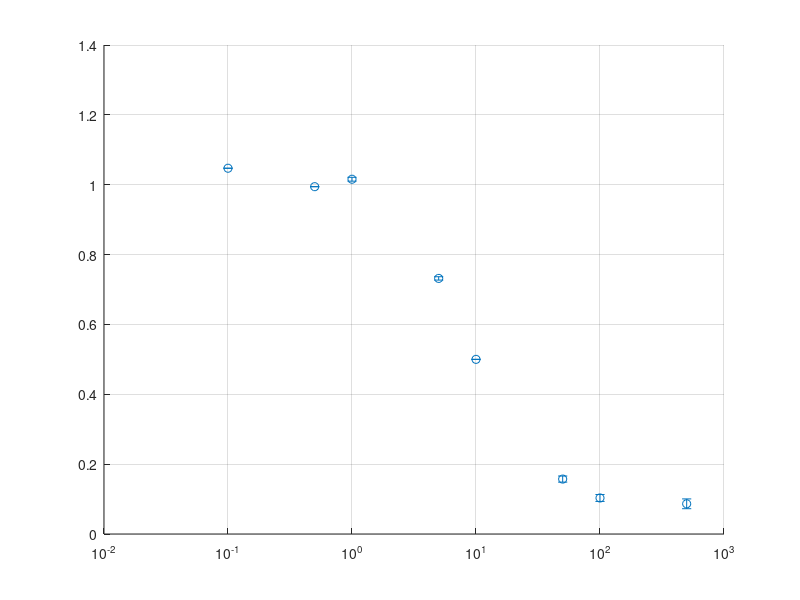

This chart was generated by the following MATLAB code: (Note: this script raises an error after producing the figure.)
clear;
freq_6 = {[0.1, 0.5, 1, 5, 10, 50, 100, 500];
            [0.1, 0.5, 1, 5, 10, 50, 100]};
Gain_6 = {[1.04717, 0.994382, 1.015694, 0.731771, 0.5, 0.157269, 0.103156, 0.086449];
        [1.037383, 0.990654, 0.878505, 0.364486, 0.226415, 0.103298, 0.093752]};
        
Gain_stdev_6 = {[0, 0, 0.005498, 0.004823, 0, 0.008747, 0.00988, 0.014019];
                [0, 0, 0, 0, 0, 0.001252, 0.00936]};

freq_12 = [0.5, 1, 5, 10, 50];
Gain_12 = {[0.994382, 1.004761, 0.542056, 0.252336, 0.093458];
            [1, 0.747664, 0.158879, 0.102804, 0.084685]};

%% plot Roll-off 6

figure;
hold on;
grid on;
ax.XLabel.FontSize = 15;
ax.YLabel.FontSize = 15;
ax.XAxis.MinorTick = 'on';
set(gca, 'XScale', 'log');

plot1 = errorbar(freq_6{1}, Gain_6{1}, Gain_stdev_6{1}, 'o', 'Markersize', 4, 'MarkerFaceColor', 'blue', 'Color', 'blue');
plot1.CapSize = 10;
plot2 = errorbar(freq_6{2}, Gain_6{2}, Gain_stdev_6{2}, 'o', 'Markersize', 4, 'MarkerFaceColor', 'red', 'Color', 'red');
plot2.CapSize = 10;
plot(freq_6{1}, Gain_6{1}, 'LineWidth', 0.7, 'Color', 'blue');
plot(freq_6{2}, Gain_6{2}, 'LineWidth', 0.7, 'Color', 'red');

legendNames = {'$\mathrm{time \ constant \ = \ 0.03 }$', '$\mathrm{time \ constant \ = \ 0.1 }$'};
legend([plot1, plot2], legendNames, 'Interpreter', 'latex', 'FontSize', 15, 'location', 'northeast');
title('$\mathrm{Roll-off: \ 6dB/oct}$', 'Interpreter', 'latex', 'FontSize', 20);
xlabel('$\mathrm{Frequency[Hz]}$', 'Interpreter', 'latex', 'fontsize', 20);
ylabel('$\mathrm{Gain[dB]}$', 'Interpreter', 'latex', 'fontsize', 20);
hold off;

%% plot Roll-off 12

figure;
hold on;
grid on;
ax.XLabel.FontSize = 15;
ax.YLabel.FontSize = 15;
ax.XAxis.MinorTick = 'on';
set(gca, 'XScale', 'log');

plot1 = plot(freq_12, Gain_12{1}, 'o', 'MarkerSize', 4, 'Color', 'blue');
plot2 = plot(freq_12, Gain_12{2}, 'o', 'MarkerSize', 4, 'Color', 'red');
plot(freq_12, Gain_12{1}, 'LineWidth', 0.7, 'Color', 'blue');
plot(freq_12, Gain_12{2}, 'LineWidth', 0.7, 'Color', 'red');

legendNames = {'$\mathrm{time \ constant \ = \ 0.03 }$', '$\mathrm{time \ constant \ = \ 0.1 }$'};
legend([plot1, plot2], legendNames, 'Interpreter', 'latex', 'FontSize', 15, 'location', 'northeast');
title('$\mathrm{Roll-off: \ 12dB/oct}$', 'Interpreter', 'latex', 'FontSize', 20);
xlabel('$\mathrm{Frequency[Hz]}$', 'Interpreter', 'latex', 'fontsize', 20);
ylabel('$\mathrm{Gain[dB]}$', 'Interpreter', 'latex', 'fontsize', 20);
hold off;